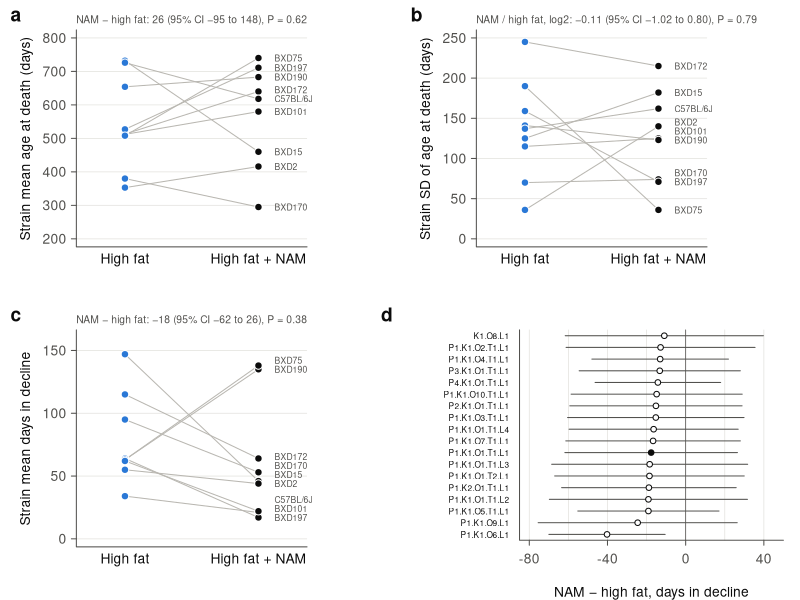

Recreate this plot in R.
#
# Figures_NAM.R
#
# copyright (c) 2026 - Rob Williams
#
# Fig. 14 for nicotinamide and rectangularization (notes/PLAN_NAM_rectangularization.md). Run
# Gompertz/NAM_rectangularization.R first. TSRB only, the 9 strains with at least 3 mice in each arm, all deaths.
#   a  mean age at death of each strain, high fat and high fat + NAM (N1)
#   b  SD of age at death of each strain (N3)
#   c  mean days in terminal decline of each strain, Part 4's definition (N4)
#   d  NAM - high fat difference in days in decline, for the 18 day-based definitions of the one-at-a-time set (N4)
#
# Run from the repository root:  Rscript Gompertz/Figures_NAM.R
#

library(svglite)

col.arm <- c(HF = "#2a78d6", NAM = "#0b0b0b")
ink <- "#0b0b0b"; ink2 <- "#52514e"; grid.col <- "#e4e3df"; pair <- "#b9b7b1"
fontfile <- function(bold, italic) {
  f <- systemfonts::match_font("Arial", italic = italic, bold = bold)$path
  if (!grepl("arial", f, ignore.case = TRUE)) f <- systemfonts::match_font("Liberation Sans", italic = italic, bold = bold)$path
  return(list(alias = "Arial", file = f))
}
arial <- list(sans = list(plain = fontfile(FALSE, FALSE), bold = fontfile(TRUE, FALSE),
                          italic = fontfile(FALSE, TRUE), bolditalic = fontfile(TRUE, TRUE)))

bs <- read.table("output/NAM_by_strain.txt", sep = "\t", header = TRUE, quote = "")
bs <- bs[bs[, "deaths"] == "all", ]
tests <- read.table("output/NAM_rectangularization_tests.txt", sep = "\t", header = TRUE, quote = "")
tests <- tests[tests[, "design"] == "TSRB" & tests[, "deaths"] == "all", ]

svglite("output/Fig14_NAM.svg", width = 7.5, height = 6.4, user_fonts = arial, fix_text_size = FALSE)
par(family = "sans", col = ink, col.axis = ink2, col.lab = ink, fg = ink2, las = 1, mgp = c(2.6, 0.6, 0), tcl = -0.3)
layout(matrix(1:4, 2, byrow = TRUE))

paired <- function(v, ylab, yl, test, units, letter) {
  par(mar = c(3.2, 4.6, 1.8, 5.6))
  plot(c(0.7, 2.3), yl, type = "n", axes = FALSE, xlab = "", ylab = ylab)
  abline(h = pretty(yl), col = grid.col, lwd = 0.75)
  axis(2, at = pretty(yl), col = NA, col.ticks = ink2)
  axis(1, at = 1:2, labels = c("High fat", "High fat + NAM"), tick = FALSE, col.axis = ink, line = -0.4)
  box(bty = "l", col = ink2)
  s <- unique(bs[, "Strain"])
  h <- bs[bs[, "Arm"] == "HF", ][match(s, bs[bs[, "Arm"] == "HF", "Strain"]), v]; n <- bs[bs[, "Arm"] == "NAM", ][match(s, bs[bs[, "Arm"] == "NAM", "Strain"]), v]
  segments(1, h, 2, n, col = pair, lwd = 1)
  points(rep(1, length(s)), h, pch = 21, bg = col.arm["HF"], col = "white", cex = 1.2)
  points(rep(2, length(s)), n, pch = 21, bg = col.arm["NAM"], col = "white", cex = 1.2)
  o <- order(n); yy <- n[o]; for (k in 2:length(yy)) yy[k] <- max(yy[k], yy[k - 1] + diff(yl) * 0.045)
  par(xpd = NA); text(2.12, yy, s[o], adj = c(0, 0.5), cex = 0.62, col = ink2); par(xpd = FALSE)
  t <- tests[tests[, "measure"] == test, ]
  f <- function(z) sub("^-", "−", if (units == "log2") sprintf("%.2f", z) else sprintf("%.0f", z))
  what <- if (units == "log2") "NAM / high fat, log2:" else "NAM − high fat:"
  mtext(sprintf("%s %s (95%% CI %s to %s), P = %.2g", what, f(t[, "estimate"]), f(t[, "lo"]), f(t[, "hi"]), t[, "p"]),
        side = 3, line = 0.2, adj = 0, cex = 0.62, col = ink2)
  mtext(letter, side = 3, line = 0.3, adj = -0.3, font = 2, cex = 1.15, col = ink)
}
paired("mean.age", "Strain mean age at death (days)", c(200, 800), "mean age at death (days)", "days", "a")
paired("sd.age", "Strain SD of age at death (days)", c(0, 250), "SD of age at death", "log2", "b")
paired("mean.days.in.decline", "Strain mean days in decline", c(0, 160), "P1.K1.O1.T1.L1 days", "days", "c")

# d: all day-based definitions of the one-at-a-time set
x <- tests[tests[, "question"] == "N4" & grepl(" days$", tests[, "measure"]) & !grepl("\\.G[12]\\.", tests[, "measure"]), ]
x[, "def"] <- sub(" days$", "", x[, "measure"]); x <- x[order(x[, "estimate"]), ]; yy <- seq_len(nrow(x))
par(mar = c(3.6, 7.2, 1.8, 1))
plot(c(-80, 45), c(0.5, nrow(x) + 0.5), type = "n", axes = FALSE, xlab = "NAM − high fat, days in decline", ylab = "", yaxs = "i")
abline(v = seq(-80, 40, 20), col = grid.col, lwd = 0.75); abline(v = 0, col = ink2, lwd = 0.75)
axis(1, at = seq(-80, 40, 40), col = NA, col.ticks = ink2); axis(2, at = yy, labels = x[, "def"], tick = FALSE, cex.axis = 0.6, col.axis = ink)
box(bty = "l", col = ink2)
segments(x[, "lo"], yy, x[, "hi"], yy, col = ink2, lwd = 1)
star <- x[, "def"] == "P1.K1.O1.T1.L1"
points(x[, "estimate"], yy, pch = 21, bg = ifelse(star, ink, "white"), col = ink, cex = 0.9)
mtext("d", side = 3, line = 0.3, adj = -0.55, font = 2, cex = 1.15, col = ink)
dev.off()
